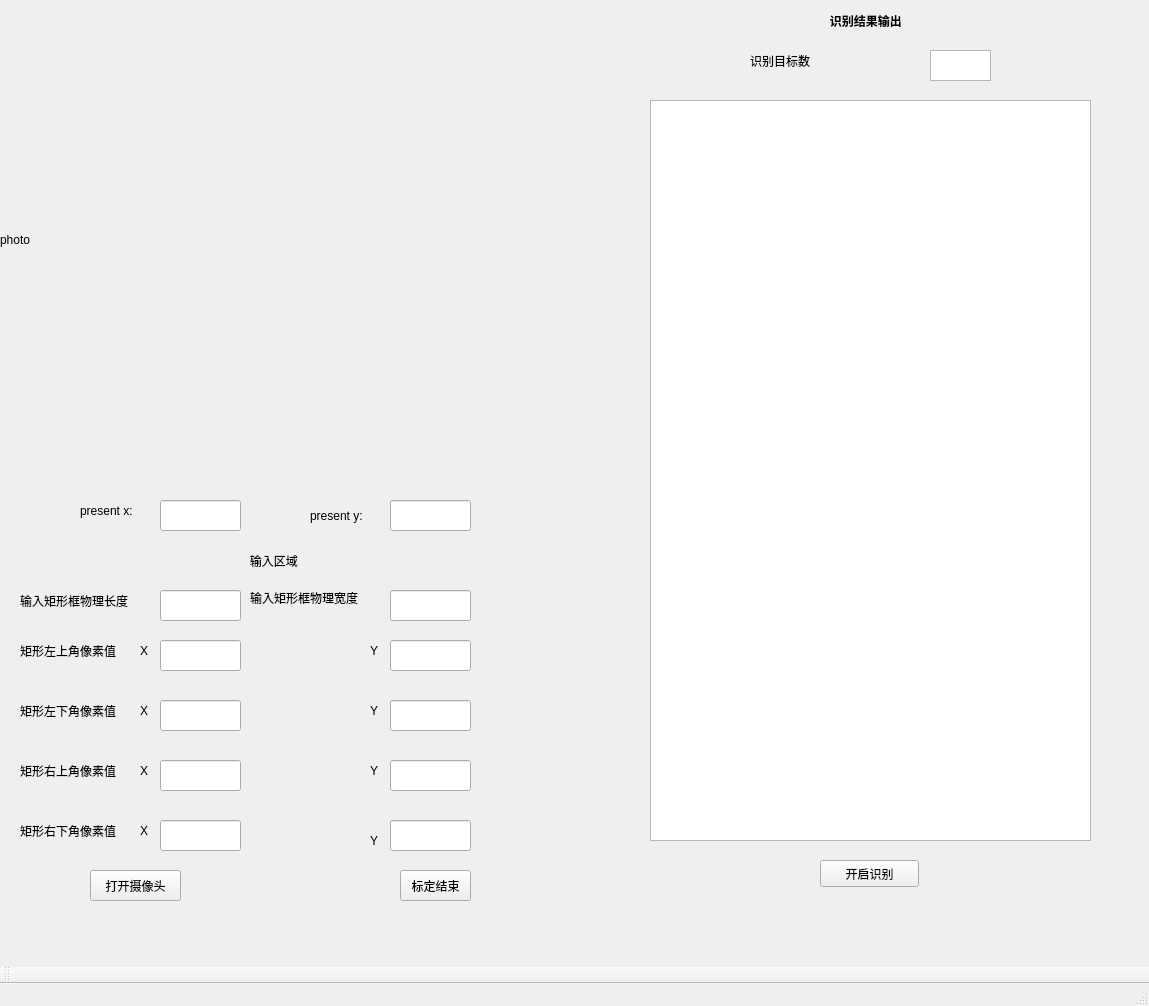
<?xml version="1.0" encoding="UTF-8"?>
<ui version="4.0">
 <class>MainWindow</class>
 <widget class="QMainWindow" name="MainWindow">
  <property name="geometry">
   <rect>
    <x>0</x>
    <y>0</y>
    <width>1149</width>
    <height>1006</height>
   </rect>
  </property>
  <property name="windowTitle">
   <string>MainWindow</string>
  </property>
  <widget class="QWidget" name="centralWidget">
   <widget class="QWidget" name="widget_input" native="true">
    <property name="geometry">
     <rect>
      <x>20</x>
      <y>540</y>
      <width>541</width>
      <height>381</height>
     </rect>
    </property>
    <widget class="QLabel" name="label_4">
     <property name="geometry">
      <rect>
       <x>200</x>
       <y>10</y>
       <width>131</width>
       <height>21</height>
      </rect>
     </property>
     <property name="text">
      <string>         输入区域</string>
     </property>
    </widget>
    <widget class="QLabel" name="label_5">
     <property name="geometry">
      <rect>
       <x>0</x>
       <y>50</y>
       <width>141</width>
       <height>21</height>
      </rect>
     </property>
     <property name="text">
      <string>输入矩形框物理长度</string>
     </property>
    </widget>
    <widget class="QLabel" name="label_6">
     <property name="geometry">
      <rect>
       <x>230</x>
       <y>50</y>
       <width>141</width>
       <height>16</height>
      </rect>
     </property>
     <property name="text">
      <string>输入矩形框物理宽度</string>
     </property>
    </widget>
    <widget class="QLabel" name="label_7">
     <property name="geometry">
      <rect>
       <x>0</x>
       <y>100</y>
       <width>121</width>
       <height>21</height>
      </rect>
     </property>
     <property name="text">
      <string>矩形左上角像素值</string>
     </property>
    </widget>
    <widget class="QLabel" name="label_8">
     <property name="geometry">
      <rect>
       <x>120</x>
       <y>100</y>
       <width>21</width>
       <height>21</height>
      </rect>
     </property>
     <property name="text">
      <string>X</string>
     </property>
    </widget>
    <widget class="QLabel" name="label_9">
     <property name="geometry">
      <rect>
       <x>350</x>
       <y>100</y>
       <width>21</width>
       <height>21</height>
      </rect>
     </property>
     <property name="text">
      <string>Y</string>
     </property>
    </widget>
    <widget class="QLabel" name="label_10">
     <property name="geometry">
      <rect>
       <x>0</x>
       <y>160</y>
       <width>121</width>
       <height>21</height>
      </rect>
     </property>
     <property name="text">
      <string>矩形左下角像素值</string>
     </property>
    </widget>
    <widget class="QLabel" name="label_11">
     <property name="geometry">
      <rect>
       <x>120</x>
       <y>280</y>
       <width>21</width>
       <height>21</height>
      </rect>
     </property>
     <property name="text">
      <string>X</string>
     </property>
    </widget>
    <widget class="QLabel" name="label_12">
     <property name="geometry">
      <rect>
       <x>120</x>
       <y>160</y>
       <width>21</width>
       <height>21</height>
      </rect>
     </property>
     <property name="text">
      <string>X</string>
     </property>
    </widget>
    <widget class="QLabel" name="label_13">
     <property name="geometry">
      <rect>
       <x>120</x>
       <y>220</y>
       <width>21</width>
       <height>21</height>
      </rect>
     </property>
     <property name="text">
      <string>X</string>
     </property>
    </widget>
    <widget class="QLabel" name="label_14">
     <property name="geometry">
      <rect>
       <x>0</x>
       <y>220</y>
       <width>121</width>
       <height>21</height>
      </rect>
     </property>
     <property name="text">
      <string>矩形右上角像素值</string>
     </property>
    </widget>
    <widget class="QLabel" name="label_15">
     <property name="geometry">
      <rect>
       <x>0</x>
       <y>280</y>
       <width>121</width>
       <height>21</height>
      </rect>
     </property>
     <property name="text">
      <string>矩形右下角像素值</string>
     </property>
    </widget>
    <widget class="QLabel" name="label_16">
     <property name="geometry">
      <rect>
       <x>350</x>
       <y>160</y>
       <width>21</width>
       <height>21</height>
      </rect>
     </property>
     <property name="text">
      <string>Y</string>
     </property>
    </widget>
    <widget class="QLabel" name="label_17">
     <property name="geometry">
      <rect>
       <x>350</x>
       <y>220</y>
       <width>21</width>
       <height>21</height>
      </rect>
     </property>
     <property name="text">
      <string>Y</string>
     </property>
    </widget>
    <widget class="QLabel" name="label_18">
     <property name="geometry">
      <rect>
       <x>350</x>
       <y>290</y>
       <width>21</width>
       <height>21</height>
      </rect>
     </property>
     <property name="text">
      <string>Y</string>
     </property>
    </widget>
    <widget class="QPushButton" name="get">
     <property name="geometry">
      <rect>
       <x>380</x>
       <y>330</y>
       <width>71</width>
       <height>31</height>
      </rect>
     </property>
     <property name="text">
      <string>标定结束</string>
     </property>
    </widget>
    <widget class="QPushButton" name="open">
     <property name="geometry">
      <rect>
       <x>70</x>
       <y>330</y>
       <width>91</width>
       <height>31</height>
      </rect>
     </property>
     <property name="text">
      <string>打开摄像头</string>
     </property>
    </widget>
    <widget class="QLineEdit" name="lineEdit_1">
     <property name="geometry">
      <rect>
       <x>140</x>
       <y>100</y>
       <width>81</width>
       <height>31</height>
      </rect>
     </property>
    </widget>
    <widget class="QLineEdit" name="lineEdit_2">
     <property name="geometry">
      <rect>
       <x>370</x>
       <y>100</y>
       <width>81</width>
       <height>31</height>
      </rect>
     </property>
    </widget>
    <widget class="QLineEdit" name="lineEdit_3">
     <property name="geometry">
      <rect>
       <x>140</x>
       <y>160</y>
       <width>81</width>
       <height>31</height>
      </rect>
     </property>
    </widget>
    <widget class="QLineEdit" name="lineEdit_4">
     <property name="geometry">
      <rect>
       <x>370</x>
       <y>160</y>
       <width>81</width>
       <height>31</height>
      </rect>
     </property>
    </widget>
    <widget class="QLineEdit" name="lineEdit_5">
     <property name="geometry">
      <rect>
       <x>140</x>
       <y>220</y>
       <width>81</width>
       <height>31</height>
      </rect>
     </property>
    </widget>
    <widget class="QLineEdit" name="lineEdit_6">
     <property name="geometry">
      <rect>
       <x>370</x>
       <y>220</y>
       <width>81</width>
       <height>31</height>
      </rect>
     </property>
    </widget>
    <widget class="QLineEdit" name="lineEdit_7">
     <property name="geometry">
      <rect>
       <x>140</x>
       <y>280</y>
       <width>81</width>
       <height>31</height>
      </rect>
     </property>
    </widget>
    <widget class="QLineEdit" name="lineEdit_8">
     <property name="geometry">
      <rect>
       <x>370</x>
       <y>280</y>
       <width>81</width>
       <height>31</height>
      </rect>
     </property>
    </widget>
    <widget class="QLineEdit" name="lineEdit_length">
     <property name="geometry">
      <rect>
       <x>140</x>
       <y>50</y>
       <width>81</width>
       <height>31</height>
      </rect>
     </property>
    </widget>
    <widget class="QLineEdit" name="lineEdit_wideth">
     <property name="geometry">
      <rect>
       <x>370</x>
       <y>50</y>
       <width>81</width>
       <height>31</height>
      </rect>
     </property>
    </widget>
   </widget>
   <widget class="QLabel" name="label_2">
    <property name="geometry">
     <rect>
      <x>80</x>
      <y>500</y>
      <width>71</width>
      <height>21</height>
     </rect>
    </property>
    <property name="text">
     <string>present x:</string>
    </property>
   </widget>
   <widget class="QLabel" name="label_3">
    <property name="geometry">
     <rect>
      <x>310</x>
      <y>500</y>
      <width>71</width>
      <height>31</height>
     </rect>
    </property>
    <property name="text">
     <string>present y:</string>
    </property>
   </widget>
   <widget class="QWidget" name="widget_output" native="true">
    <property name="geometry">
     <rect>
      <x>640</x>
      <y>0</y>
      <width>461</width>
      <height>911</height>
     </rect>
    </property>
    <widget class="QLabel" name="label_19">
     <property name="geometry">
      <rect>
       <x>170</x>
       <y>10</y>
       <width>141</width>
       <height>21</height>
      </rect>
     </property>
     <property name="font">
      <font>
       <weight>75</weight>
       <bold>true</bold>
      </font>
     </property>
     <property name="mouseTracking">
      <bool>false</bool>
     </property>
     <property name="text">
      <string>      识别结果输出</string>
     </property>
    </widget>
    <widget class="QLabel" name="label_20">
     <property name="geometry">
      <rect>
       <x>110</x>
       <y>50</y>
       <width>81</width>
       <height>21</height>
      </rect>
     </property>
     <property name="text">
      <string>识别目标数</string>
     </property>
    </widget>
    <widget class="QTextBrowser" name="num">
     <property name="geometry">
      <rect>
       <x>290</x>
       <y>50</y>
       <width>61</width>
       <height>31</height>
      </rect>
     </property>
    </widget>
    <widget class="QPushButton" name="start">
     <property name="geometry">
      <rect>
       <x>180</x>
       <y>860</y>
       <width>99</width>
       <height>27</height>
      </rect>
     </property>
     <property name="text">
      <string>开启识别</string>
     </property>
    </widget>
    <widget class="QTextEdit" name="textEdit">
     <property name="geometry">
      <rect>
       <x>10</x>
       <y>100</y>
       <width>441</width>
       <height>741</height>
      </rect>
     </property>
    </widget>
   </widget>
   <widget class="QLineEdit" name="x">
    <property name="geometry">
     <rect>
      <x>160</x>
      <y>500</y>
      <width>81</width>
      <height>31</height>
     </rect>
    </property>
   </widget>
   <widget class="QLineEdit" name="y">
    <property name="geometry">
     <rect>
      <x>390</x>
      <y>500</y>
      <width>81</width>
      <height>31</height>
     </rect>
    </property>
   </widget>
   <widget class="QLabel" name="label">
    <property name="geometry">
     <rect>
      <x>0</x>
      <y>0</y>
      <width>640</width>
      <height>480</height>
     </rect>
    </property>
    <property name="text">
     <string>photo</string>
    </property>
   </widget>
  </widget>
  <widget class="QMenuBar" name="menuBar">
   <property name="geometry">
    <rect>
     <x>0</x>
     <y>0</y>
     <width>1149</width>
     <height>23</height>
    </rect>
   </property>
  </widget>
  <widget class="QToolBar" name="mainToolBar">
   <attribute name="toolBarArea">
    <enum>BottomToolBarArea</enum>
   </attribute>
   <attribute name="toolBarBreak">
    <bool>false</bool>
   </attribute>
  </widget>
  <widget class="QStatusBar" name="statusBar"/>
 </widget>
 <layoutdefault spacing="6" margin="11"/>
 <resources/>
 <connections/>
</ui>
